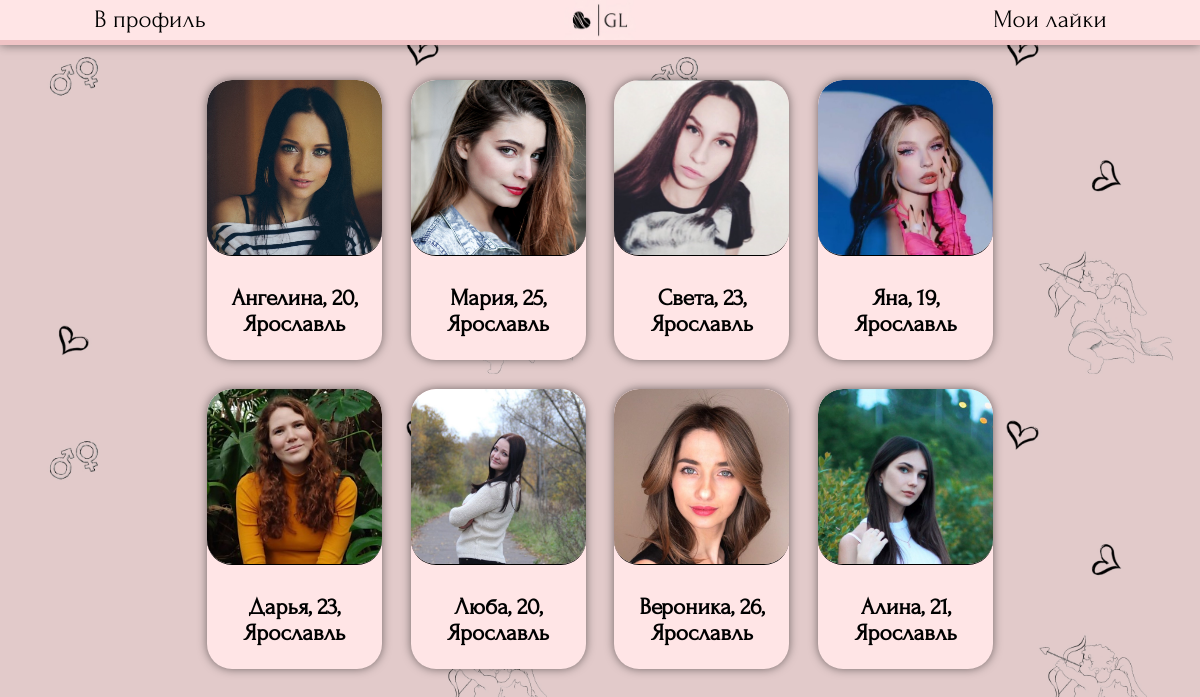
Screenshot of /searching/ (signed in) with the database file from the repository.
### searching/models.py (models this page shows, shortened)
class Profile(models.Model):
    genders = (
        ('Парень', 'Парень'),
        ('Девушка', 'Девушка')
    )
    point_of_searching_list = (
        ('Отношения', 'Отношения'),
        ('Свидания', 'Свидания'),
        ('Дружба', 'Дружба'),
        ('Общение', 'Общение'),
    )
    name = models.CharField ('Имя', max_length=50)
    avatar = models.ImageField ('Фото', upload_to='photos/users', default='photos/default_avatar.jpg')
    age = models.IntegerField("Возраст")
    gender = models.CharField ("Пол", choices=genders, max_length=30, default=genders[0])
    point_of_searching = models.CharField ("Цель знакомства", choices=point_of_searching_list, max_length=30, default=point_of_searching_list[0])
    city = models.CharField ('Город', max_length=100, default="Не указано")
    description = models.TextField ('О себе', max_length=300)
    social = models.CharField ('Ссылка на соцсеть', max_length=50, default='@name')
    user = models.OneToOneField(User, verbose_name='Автор анкеты', on_delete=models.CASCADE)
    age_search_min = models.IntegerField("Возраст поиска (от)", default=18)
    age_search_max = models.IntegerField("Возраст поиска (до)", default=100)
    class Meta:
        verbose_name = "Анкета"
        verbose_name_plural = "Анкеты"

### searching/views.py (the view)
# urls.py: path('', views.ProfileViewAllFiltered.as_view(), name='profiles'), #все профили с фильтром
class ProfileViewAllFiltered(View):
    def get(self, request):
        profiles = Profile.objects.all()
        reactions = Reactions.objects.all()
        pairs = NewPair.objects.all()
        profiles_i_liked = []
        for reaction in reactions:
            if reaction.like_sender == request.user:
                profiles_i_liked.append (reaction.like_receiver_profile)
        profiles_we_paired = []
        for pair in pairs:
            if pair.user1 == request.user:
                profiles_we_paired.append (pair.profile2)
            elif pair.user2 == request.user:
                profiles_we_paired.append (pair.profile1)
        unchecked_counter = countUnchecked(request)
        filterinfo = makefilters(request)
        if filterinfo == {}:
            return redirect ('myprofile')
        profiles_filtered = []
        for profile in profiles:
            searching_gender = 'Девушка'
            searching_city = filterinfo['city']
            user_profile = Profile.objects.get(pk=filterinfo['profileid'])
            if filterinfo['gender'] == 'Девушка':
                searching_gender = 'Парень'
            if (profile.gender == searching_gender and
                profile.city == searching_city and
                user_profile.age_search_min<=profile.age<=user_profile.age_search_max and
                not(profile in profiles_i_liked) and not (profile in profiles_we_paired)):
                profiles_filtered.append (profile)
        return render (request, 'searching/searching.html', {'profile_list': profiles_filtered, 'unchecked_counter': unchecked_counter})

### searching/views.py (called while the page is built)
def makefilters(request):
    try:
        profile = Profile.objects.get(user = User.objects.get(username = request.user.username))
        return {'profileid':profile.id,'city':profile.city, 'gender': profile.gender}
    except ObjectDoesNotExist:
        return {}

def countUnchecked(request):
    count = 0
    reactions = Reactions.objects.all()
    pairs = NewPair.objects.all()
    for reaction in reactions:
        if reaction.like_receiver == request.user and not(reaction.viewed):
            count +=1
    for pair in pairs:
        if pair.user1 == request.user and not (pair.viewed1):
            count +=1
        if pair.user2 == request.user and not (pair.viewed2):
            count +=1
    return count

### templates/searching/searching.html (shortened to what this page needs)
{% load static %}
<!DOCTYPE HTML>
<html>
	<head>
        <link rel="stylesheet" href="{% static 'css/searching.css' %}" type="text/css">
    </head>
    <body style="font-size: 20px;">
        <header>
            <button onclick="location.href='/searching/myprofile'">В профиль</button>
            <a class="logocontainer" href="{% url 'profiles' %}"><img class="mainlogo" src='{% static "css/bg_mini.jpg" %}' ></a>
            <button onclick="location.href='{% url 'reactions' %}'">Мои лайки{% if unchecked_counter > 0 %} - {{unchecked_counter}}{% endif %}</button>
        </header>
        <main>
            {% for profile in profile_list %}
            <div class="oneprofile" >
                <div class="profilephoto" >
                    <img src="{{profile.avatar.url}}">
                </div>
                <div class="profiletext" >
                    <a href="{% url 'oneprofile' profile.id %}"><h3>{{profile.name}}, {{profile.age}}, {{profile.city}}</h3></a>
                </div>
            </div>
            {% endfor %}
        </main>
    </body>
</html>

### static/css/searching.css (style rules this page uses)
* { margin: 0; padding: 0; }
html { font-family: "Forum-Regular"; }
body { display: block; background-image: url("darkhearts.jpg"); background-size: 50%; font-family: "Forum-Regular"; font-size: 20px; }
header { width: 100%; display: flex; float: left; justify-content: space-between; align-items: center; position: fixed; background-color: #FFE5E6; box-shadow: 0px 0px 10px rgba(0, 0, 0, 0.5); border-bottom: 5px solid #EFC3C5; }
header button { font-size: 25px; width: 25%; background-color: rgba(0, 0, 0, 0); border: none; cursor: pointer; }
main { display: flex; justify-content: center; flex-flow: row wrap; float: left; width: 80%; margin: 5.5% 10% 0 10%; min-height: 94.5%; }
button { font-family: "Forum-Regular"; }
.oneprofile { display: flex; overflow: hidden; justify-content: center; width: 175px; height: 280px; margin: 1.5%; background-color: #FFE5E6; border-radius: 25px; flex-direction: column; box-shadow: 0px 0px 10px rgba(0, 0, 0, 0.5); }
.oneprofile img { margin: 0 auto; text-decoration:none; color: black; height: auto; width: 175px; height: 175px; object-fit: cover; border-radius: 25px; border-bottom: 1px solid; }
.oneprofile a { text-align: center; text-decoration:none; color: black; }
.profilephoto { width: 100%; }
.profiletext { display: flex; justify-content: center; align-items: center; height: 100%; }
.mainlogo { max-width: 100%; cursor: pointer; }
.logocontainer { max-width: 6%; display: flex; justify-self: center; }

### rows the page displays
Profile: avatar (picture), name "Ангелина", age "20", city "Ярославль"
Profile: avatar (picture), name "Мария", age "25", city "Ярославль"
Profile: avatar (picture), name "Света", age "23", city "Ярославль"
Profile: avatar (picture), name "Яна", age "19", city "Ярославль"
Profile: avatar (picture), name "Дарья", age "23", city "Ярославль"
Profile: avatar (picture), name "Люба", age "20", city "Ярославль"
Profile: avatar (picture), name "Вероника", age "26", city "Ярославль"
Profile: avatar (picture), name "Алина", age "21", city "Ярославль"
